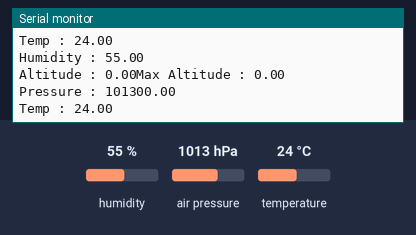
Simulated run of this sketch. Board: Arduino Uno, built with avr-gcc and run on an emulated ATmega328P. Parts: the last lines printed to the serial monitor. The test bench sets the inputs (shaded band); at power-on: air pressure 1013 hPa, humidity 55 %, temperature 24 °C.

Above: at 1.2 s.
1.3 s: air pressure set to 1025 hPa
At 2.2 s:
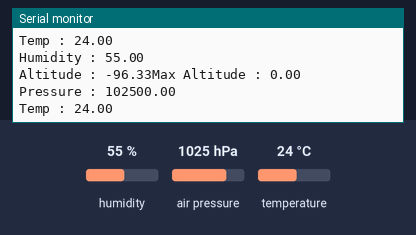
2.9 s: air pressure set to 952 hPa
At 3.7 s:
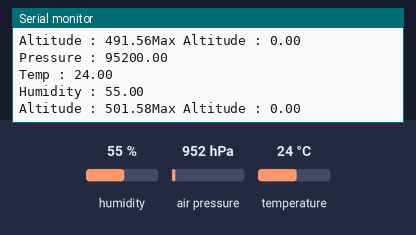
5.9 s: air pressure set to 1000 hPa
At 6.8 s:
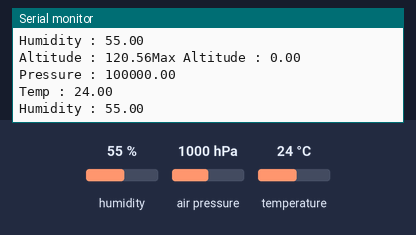
8.9 s: air pressure set to 1048 hPa
At 9.36 s:
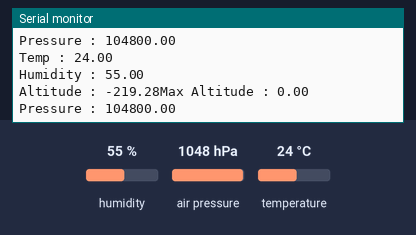
11.9 s: humidity set to 22 %
At 11.98 s:
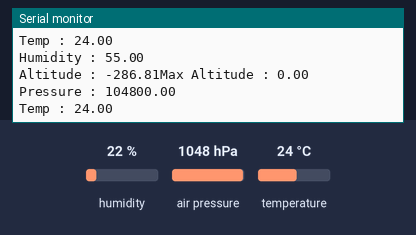
Timing chart, 0 to 14.9 s (numbered marks = the images above; inputs shaded):
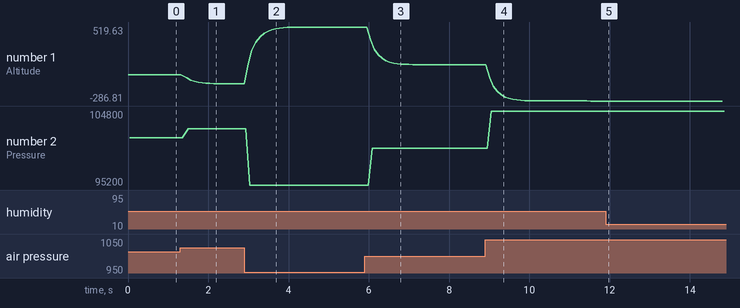

Measured:
- after the input at 1.3 s, the serial monitor: prints a new line after 0.11 s (image 1)
- after the input at 2.9 s, the serial monitor: prints a new line after 0.09 s (image 2)
- after the input at 5.9 s, the serial monitor: prints a new line after 0.14 s (image 3)
- after the input at 8.9 s, the serial monitor: prints a new line after 0.11 s (image 4)
- plotted number 1: 0 → -99.14 after the input at 1.3 s, -99.14 → 519.63 after the input at 2.9 s, 519.63 → 108.57 after the input at 5.9 s, 108.57 → -286.81 after the input at 8.9 s
- plotted number 2: 101300 → 102500 after the input at 1.3 s, 102500 → 95200 after the input at 2.9 s, 95200 → 100000 after the input at 5.9 s, 100000 → 104800 after the input at 8.9 s

The sketch:

BME280.ino
```cpp
#include <Wire.h>
#include <Adafruit_Sensor.h>
#include <Adafruit_BME280.h>

#define SEA_LEVEL_PRESSURE 102550 // Bu değeri sensörün ortam basıncına göre ayarlayabilirsiniz

Adafruit_BME280 bme;

float altitude, pressure, temperature, humidity, first_alt, max_alt = 0;
float kalman_new = 0, cov_new = 0, kalman_gain = 0, kalman_calculated = 0, kalman_old = 0 , cov_old = 0; //Kalman için
bool dragParachuteOpen = false, mainParachuteOpen = false;

typedef struct {
  float altitude;
  float pressure;
  float temperature;
  float humidity;
} Signal;
Signal data;

void setup() {
  Serial.begin(9600);
  Wire.begin();
  if(!bme.begin()) {
    Serial.println("BME280 connection failed...!");
    while(1) {
      delay(10);
    }
  }
  else {
    first_alt = bme.readAltitude(SEA_LEVEL_PRESSURE);
  }

}

void loop() {
  read_altitude();
  read_pressure();
  read_temperature();
  read_humidity();

  if(!dragParachuteOpen){
    if(altitude>max_alt){
      max_alt=altitude;
    }
    else if(max_alt-15>altitude){
      Serial.println("Alçalma Başladı.");
      dragParachute();
    }
  }
  else if(dragParachuteOpen && !mainParachuteOpen){
    if(400<altitude && altitude<600){
      mainParachute();
    }
  }
  printParameters();
}

void dragParachute(){
  Serial.println(F("Suruklenme Parasutu Acildi."));
  dragParachuteOpen = true;
}

void mainParachute(){
  Serial.println(F("Ana Parasut Acildi."));
  mainParachuteOpen= true;
}

// ------ BME280 functions -----
void read_altitude() {
  altitude = bme.readAltitude(SEA_LEVEL_PRESSURE);
  altitude = altitude - first_alt;
  altitude=kalman_filter(altitude);
  data.altitude=altitude;
}
void read_pressure(){
  pressure=bme.readPressure();
  data.pressure=pressure;
}
void read_temperature(){
  temperature=bme.readTemperature();
  data.temperature=temperature;
}
void read_humidity(){
  humidity=bme.readHumidity();
  data.humidity=humidity;
}

void printParameters() {
  Serial.print("Altitude : "); Serial.print(altitude); Serial.print("Max Altitude : "); Serial.println(max_alt);
  Serial.print("Pressure : "); Serial.println(pressure);
  Serial.print("Temp : "); Serial.println(temperature);
  Serial.print("Humidity : "); Serial.println(humidity);
}
float kalman_filter(float input) {

  kalman_new = kalman_old;
  cov_new = cov_old + 0.50;
  kalman_gain = cov_new / (cov_new + 0.9);

  kalman_calculated = kalman_new + (kalman_gain * (input - kalman_new));

  cov_new = (1 - kalman_gain) * cov_old;
  cov_old = cov_new;

  kalman_old = kalman_calculated;
  return kalman_calculated;
}
```
